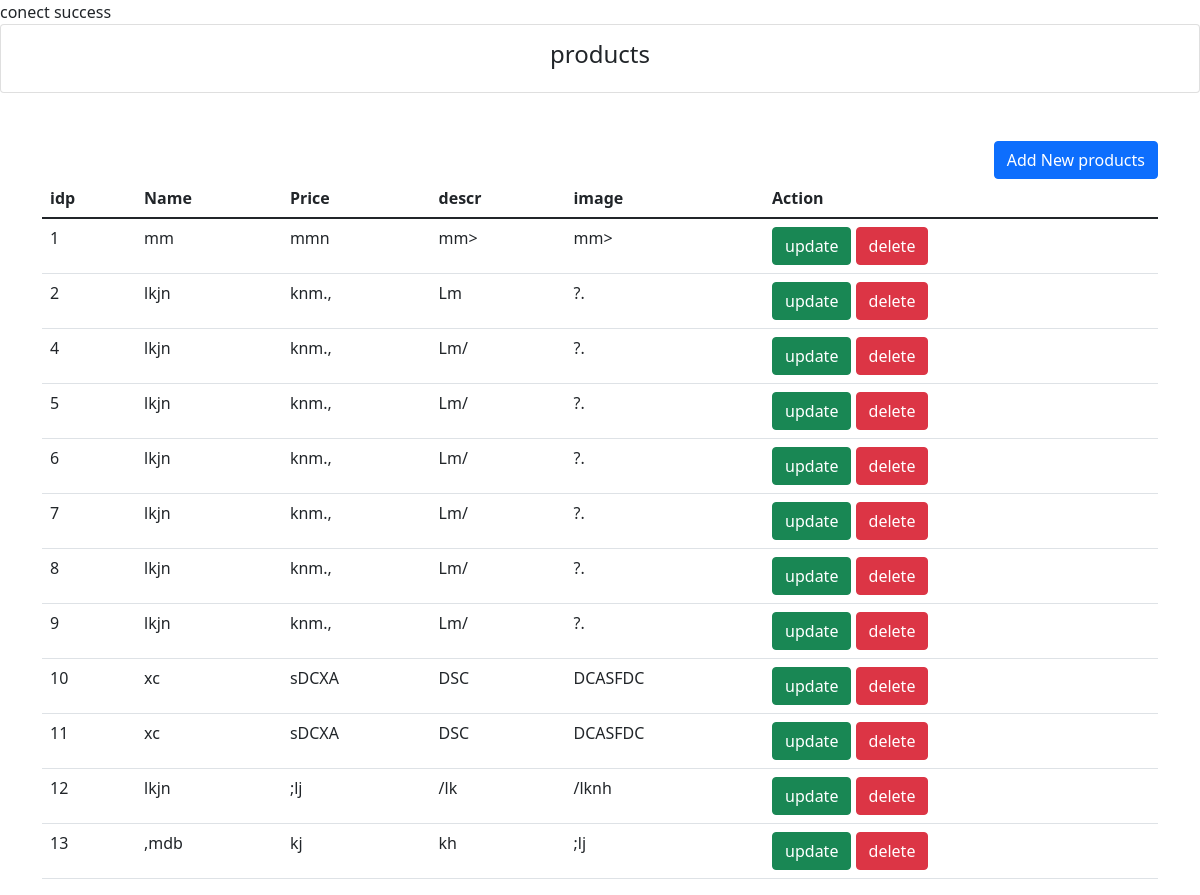
The page / on the database its author committed.
### tables this page shows
CREATE TABLE `prudocts` (
  `idp` int(100) NOT NULL,
  `name` varchar(255) NOT NULL,
  `descr` varchar(255) NOT NULL,
  `price` varchar(255) NOT NULL,
  `image` varchar(255) NOT NULL
);

### index.php (the view, shortened to what this page needs)
<?php
include 'connect.php';
?>
<!DOCTYPE html>
<html lang="en">
  <head>
    <link href="https://cdn.jsdelivr.net/npm/bootstrap@5.1.3/dist/css/bootstrap.min.css" rel="stylesheet"
>
</head>
<body>
<div class="card text-center" style="padding:15px;">
  <h4>products</ h4>
</div><br><br>
<div class="container">
    <a href="add.php" class="btn btn-primary" style="float:right;">Add New products</a>
  <table class="table table-hover">
    <thead>
      <tr>
        <th>idp</th>
        <th>Name</th>
        <th>Price</th>
        <th>descr</th>
        <th> image</th>
        <th>Action</th>
      </tr>
    </thead>
    <tbody>
        <?php
          $sql="select * from prudocts";
          ( $result = mysqli_query($con, $sql)) ;
           if($result){
          while( $row=mysqli_fetch_assoc($result)){
            $id = $row['idp'];
		        $name = $row['name'];
            $descr = $row['descr'];
            $price = $row['price'];
            $image = $row['image'];
            echo
            ' <tr>
               <td>'.$id.'</td>
               <td>'.$name.'</td>
               <td>'.$price.'</td>
               <td>'.$descr.'</td>
               <td>'.$image.'</td>
               <td>
               <a class="btn btn-success" href="update.php?updateid='.$id.'" style="color:white">
                   <i class="fa fa-pencil" aria-hidpden="true"></i>update</a>
                    <a class="btn btn-danger" href="delete.php?deleteid='.$id.'" style="color:white" onclick="confirm("Are you sure want to delete this record")">
                    delete<i class="fa fa-trash" aria-hidpden="true"></i>
                 </a>
               </td>
             </tr>';
          }
           }
        ?>
    </tbody>
  </table>
</div></div>
</body>
</html>

### rows shown on the page
prudocts: idp "1", name "mm", price "mmn", descr "mm>", image "mm>"
prudocts: idp "2", name "lkjn", price "knm.,", descr "Lm", image "?."
prudocts: idp "4", name "lkjn", price "knm.,", descr "Lm/", image "?."
prudocts: idp "5", name "lkjn", price "knm.,", descr "Lm/", image "?."
prudocts: idp "6", name "lkjn", price "knm.,", descr "Lm/", image "?."
prudocts: idp "7", name "lkjn", price "knm.,", descr "Lm/", image "?."
prudocts: idp "8", name "lkjn", price "knm.,", descr "Lm/", image "?."
prudocts: idp "9", name "lkjn", price "knm.,", descr "Lm/", image "?."
prudocts: idp "10", name "xc", price "sDCXA", descr "DSC", image "DCASFDC"
prudocts: idp "11", name "xc", price "sDCXA", descr "DSC", image "DCASFDC"
prudocts: idp "12", name "lkjn", price ";lj", descr "/lk", image "/lknh"
prudocts: idp "13", name ",mdb", price "kj", descr "kh", image ";lj"
